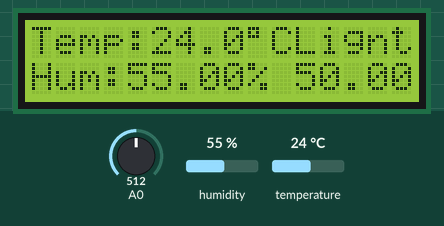
Recording of a sketch running on a simulated Arduino Uno, built with avr-gcc and run on an emulated ATmega328P. Parts: 16×2 character LCD. The test bench sets the inputs (shaded band); at power-on: A0 = 512, humidity 55 %, temperature 24 °C.

Above: at 3.2 s.
3.3 s: A0 set to 114
At 4.0 s:
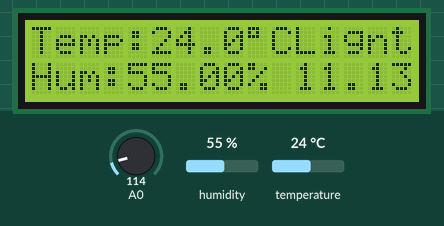
5.1 s: A0 set to 93
At 6.5 s:
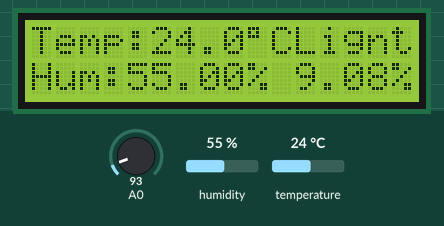
7.3 s: humidity set to 22 %
At 9.2 s:
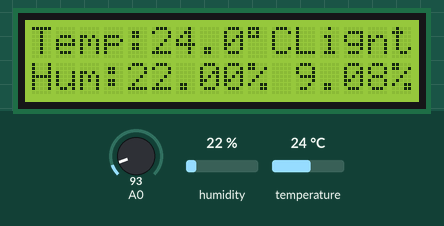
10.3 s: temperature set to 12 °C
At 11.7 s:
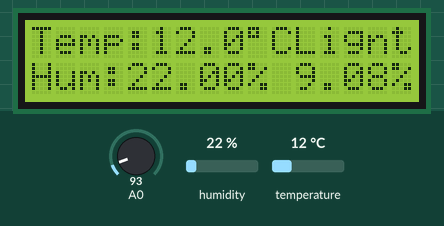
12.5 s: humidity set to 40 %
At 14.2 s:
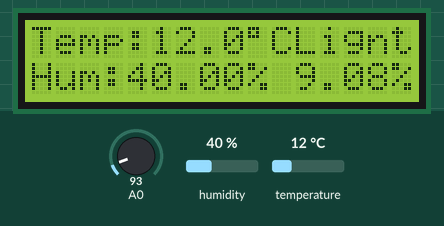
14.7 s: A0 set to 122
At 16.7 s:
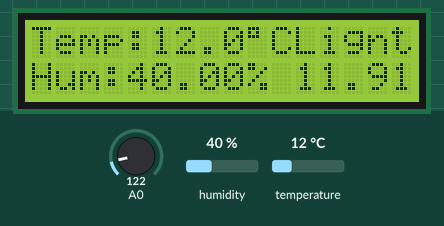
Timing chart, 0 to 17.9 s (numbered marks = the images above; inputs shaded):
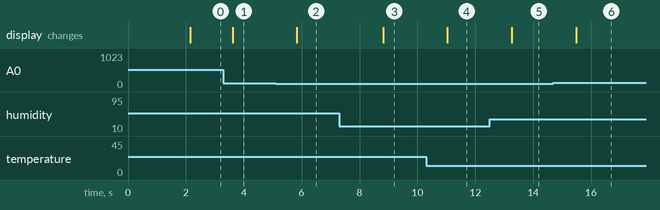

The sketch:

LCD_sensors_temp_hum.ino
```cpp
#include <Wire.h>
#include <LiquidCrystal_I2C.h>
#include "DHT.h"

#define DHTPIN 7
#define DHTTYPE DHT11

LiquidCrystal_I2C lcd(0x3F,16,2);

DHT dht(DHTPIN, DHTTYPE);

void setup()
{
  lcd.init();
  lcd.backlight();
  lcd.setCursor(1,0);
  lcd.print("Hello !!!");
  lcd.setCursor(1,1);
  lcd.print("Starting ...");

  dht.begin();

  delay(2000);
  lcd.clear();
}
void loop()
{
  float temp = dht.readTemperature();
  float hum = dht.readHumidity();

  float sensor = analogRead(0);
  float light = sensor / 1024 * 100;

  lcd.setCursor(0,0);
  lcd.print("Temp:");
  lcd.print(temp,1);
  lcd.print((char)223);
  lcd.print("C");
  lcd.setCursor(11,0);
  lcd.print("Lignt");

  lcd.setCursor(0,1);
  lcd.print("Hum:");
  lcd.print(hum);
  lcd.print("%");

  lcd.setCursor(11,1);
  lcd.print(light);
  lcd.print("%");

  delay(700);
  }
```

Measured:
- the behaviour switches between 103 and 102 on A0 (found by bisection; images 1 and 2)
- after the input at 3.3 s, the display: changes after 0.31 s (image 1)
- after the input at 5.1 s, the display: changes after 0.74 s (image 2)
- after the input at 7.3 s, the display: changes after 1.5 s (image 3)
- after the input at 10.3 s, the display: changes after 0.74 s (image 4)
- after the input at 12.5 s, the display: changes after 0.76 s (image 5)
- after the input at 14.7 s, the display: changes after 0.78 s (image 6)
